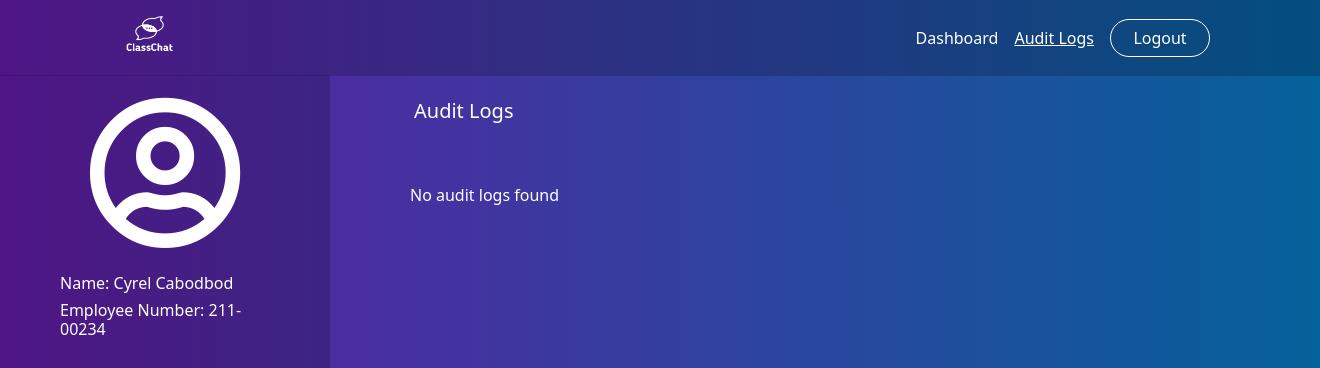
/auditing_employee.php (signed in), run on an earlier commit of the app's database.
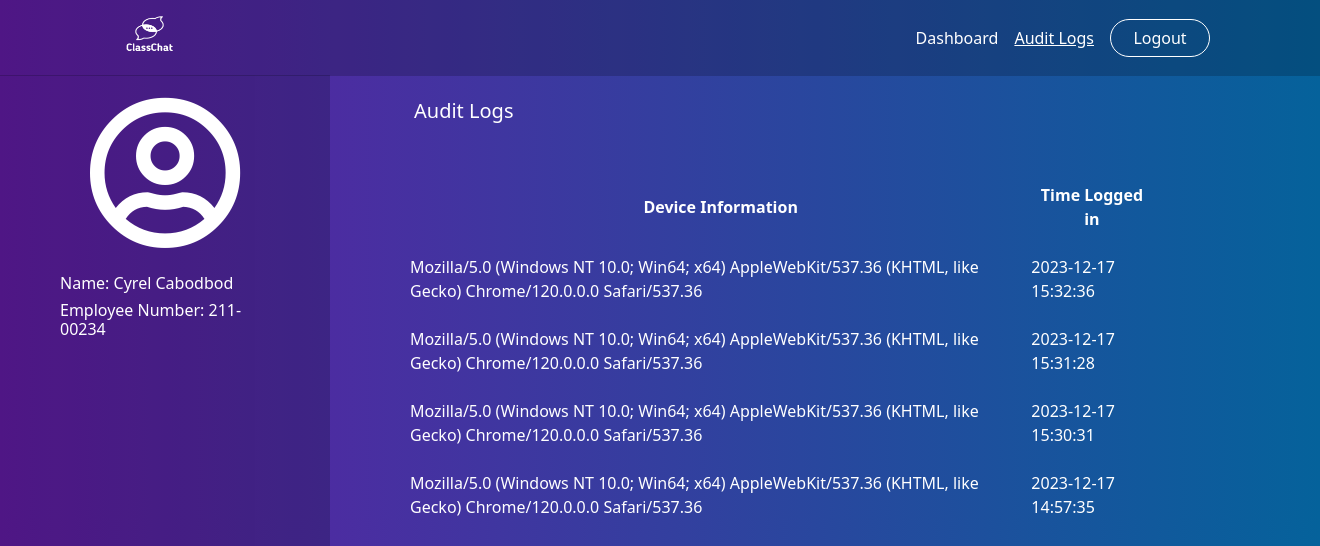
And on a later commit of the database.
### tables this page shows
CREATE TABLE `auditing_logs_employee` (
  `audit_id` int(11) NOT NULL,
  `employee_id` varchar(9) NOT NULL,
  `device_information` varchar(255) NOT NULL,
  `time_logged_in` datetime NOT NULL DEFAULT current_timestamp()
);

### auditing_employee.php (the view, shortened to what this page needs)
<!DOCTYPE html>
<html lang="en">
<head>
    <link rel="stylesheet" href="style.css">
    <link rel="stylesheet" href="assets/css/bootstrap.min.css" />
    <link href="https://unpkg.com/aos@2.3.1/dist/aos.css" rel="stylesheet" />
    <link rel="stylesheet" href="https://use.fontawesome.com/releases/v5.7.2/css/all.css" />
</head>
<body>
    <nav class="navbar navbar-expand-md background-color fixed-top">
        <div class="container">
            <a class="navbar-brand" href="#">
                <img src="image/logo.png" alt="ClassChat" width="95" height="50" />
            </a>
            <div class="collapse navbar-collapse" id="navbarNav">
                <ul class="navbar-nav ms-auto">
                    <li class="nav-item">
                        <a class="nav-link text-white" href="dashboard_employee.php">Dashboard</a>
                    </li>
                    <li class="nav-item">
                        <a class="nav-link text-white text-decoration-underline" href="">Audit Logs</a>
                    </li>
                    <li class="nav-item">
                        <a class="nav-link text-white" href="dashboard_employee.php?logout='1'">
                            <button type="button" class="btn btn-width rounded-pill border border-white text-white">
                                Logout
                            </button>
                        </a>
                    </li>
                </ul>
            </div>
        </div>
    </nav>
    <div class="container-fluid">
        <div class="row text-white">
            <div class="col-3 fixed-column">
                <i class="far fa-user-circle"></i>
                <h6 class="pt-4 px-5">Name: <?php echo $_SESSION['users_name'] ?></h6>
                <h6 class="px-5">Employee Number: <?php echo $_SESSION['idNumberEmployee'] ?></h6>
            </div>
            <div class="col-9 scrollable-column">
                <div class="row align-items-center">
                    <div class="col-3 p-1">
                        <h5>Audit Logs</h5>
                    </div>
                </div>
                <div class="row mt-5">
                    <?php
                    include('connectiondb.php');
                    $id_number = $_SESSION['idNumberEmployee'];
                    $sql = "SELECT * FROM auditing_logs_employee WHERE employee_id = '$id_number' ORDER BY time_logged_in DESC";
                    $result = $conn->query($sql);
                    if ($result->num_rows > 0) {
                        echo "<table class='text-white w-75'>
                                <tr>
                                    <th class='text-center'>Device Information</th>
                                    <th class='text-center'>Time Logged in</th>
                                </tr>";
                        while ($row = $result->fetch_assoc()) {
                            echo "<tr>
                                <td class='pt-4'>{$row['device_information']}</td>
                                <td class='pt-4'>{$row['time_logged_in']}</td>
                            </tr>";
                        }
                        echo "</table>";
                    } else {
                        echo "No audit logs found";
                    }
                    ?>
                </div>
            </div>
        </div>
    </div>
</body>
</html>

### style.css (style rules this page uses)
* { margin: 0; padding: 0; }
html { scroll-behavior: smooth; }
body { font-family: "Poppins", sans-serif; }
.background-color { background-color: rgba(0, 6, 17, 0.2); }
.navbar-nav { display: flex; align-items: center; }
.btn-width { width: 100px; }

### auditing_employee.php (style rules this page uses)
body { background: linear-gradient(to left, rgb(5, 98, 155), rgb(99, 27, 163)); }
.fixed-column { position: fixed; top: 75px; bottom: 0; left: 0; width: 200px; background-color: rgba(0, 6, 17, 0.2); padding: 20px; }
.fixed-column i { text-align: center; display: block; font-size: 155px; }
.scrollable-column { margin-left: 410px; padding-top: 95px; }

What changed in the data, as far as the page shows it:
added auditing_logs_employee: device_information "Mozilla/5.0 (Windows NT 10.0; Win64; x64) AppleWebKit/537.36 (KHTML, like Gecko) Chrome/120.0.0.0 Safari/537.36", time_logged_in "2023-12-17 15:32:36"
added auditing_logs_employee: device_information "Mozilla/5.0 (Windows NT 10.0; Win64; x64) AppleWebKit/537.36 (KHTML, like Gecko) Chrome/120.0.0.0 Safari/537.36", time_logged_in "2023-12-17 15:31:28"
added auditing_logs_employee: device_information "Mozilla/5.0 (Windows NT 10.0; Win64; x64) AppleWebKit/537.36 (KHTML, like Gecko) Chrome/120.0.0.0 Safari/537.36", time_logged_in "2023-12-17 15:30:31"
added auditing_logs_employee: device_information "Mozilla/5.0 (Windows NT 10.0; Win64; x64) AppleWebKit/537.36 (KHTML, like Gecko) Chrome/120.0.0.0 Safari/537.36", time_logged_in "2023-12-17 14:57:35"
Also different on the page:
text no longer shown: "No audit logs found"
text now shown: "Device Information Time Logged in"
